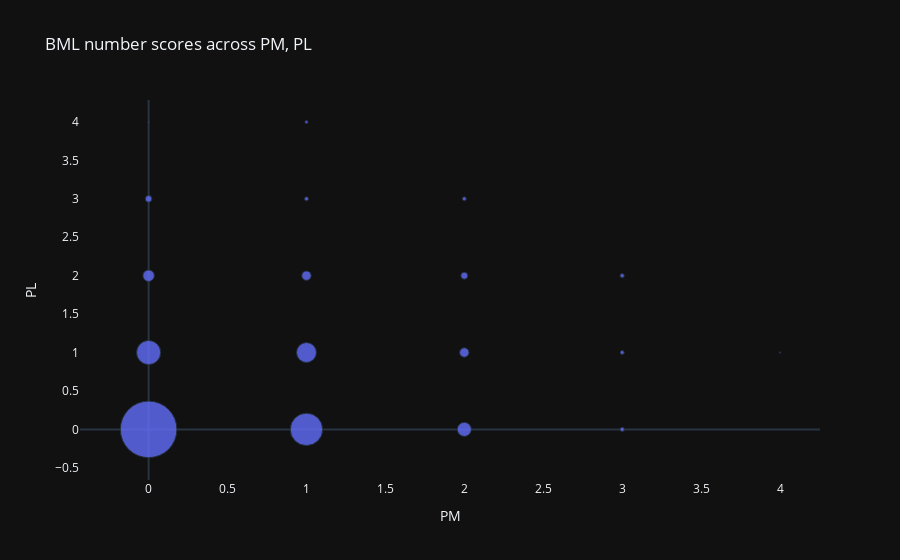

Notebook source saved alongside this figure:
### Code cell
from scripts.mbm.kl_oriented.kl_mbm_region_relationships import v00_moaks_shared_kl_mbmn_p_df

patella_lateral_number = v00_moaks_shared_kl_mbmn_p_df['V00MBMNPM']
patella_medial_number = v00_moaks_shared_kl_mbmn_p_df['V00MBMNPL']

# -- plot the number scores of both patella subregions at baseline -- #
number_scatter_femoral_medial = plot_2d_moaks_data(v00_moaks_shared_kl_mbmn_p_df)
number_scatter_femoral_medial.show()

### Figure 1 — Plotly figure (JSON) as saved in the notebook; plotly's stock layout.template omitted (floating-point values rounded to 4 significant figures)
{"data": [{"hovertemplate": "V00MBMNPM=%{x}<br>V00MBMNPL=%{y}<br>count=%{marker.size}<extra></extra>", "legendgroup": "", "marker": {"color": "#636efa", "opacity": 0.8, "size": [1551, 284, 64, 22, 1, 510, 193, 43, 8, 5, 96, 43, 24, 8, 9, 8, 9, 1], "sizemode": "area", "sizeref": 0.9694, "symbol": "circle"}, "mode": "markers", "name": "", "orientation": "v", "showlegend": false, "x": [0.0, 0.0, 0.0, 0.0, 0.0, 1.0, 1.0, 1.0, 1.0, 1.0, 2.0, 2.0, 2.0, 2.0, 3.0, 3.0, 3.0, 4.0], "xaxis": "x", "y": [0.0, 1.0, 2.0, 3.0, 4.0, 0.0, 1.0, 2.0, 3.0, 4.0, 0.0, 1.0, 2.0, 3.0, 0.0, 1.0, 2.0, 1.0], "yaxis": "y", "type": "scatter"}], "layout": {"xaxis": {"anchor": "y", "domain": [0.0, 1.0], "title": {"text": "PM"}, "showgrid": false}, "yaxis": {"anchor": "x", "domain": [0.0, 1.0], "title": {"text": "PL"}, "showgrid": false}, "legend": {"tracegroupgap": 0, "itemsizing": "constant"}, "title": {"text": "BML number scores across PM, PL"}}}
